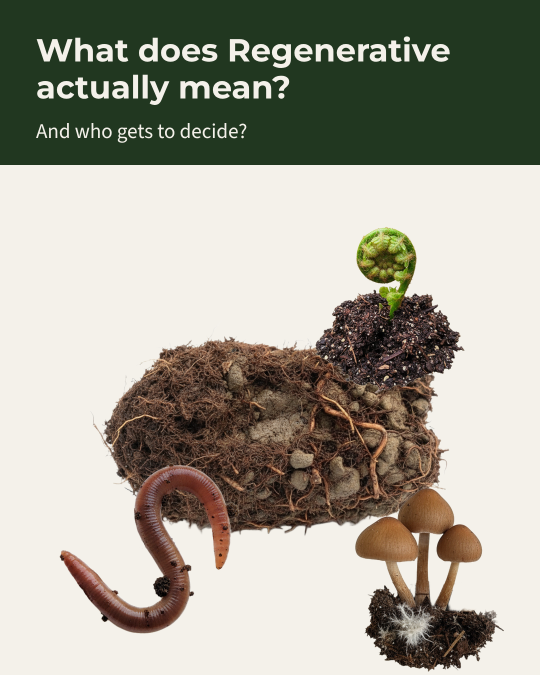
#> input picture social/regenerative-2026-10-15/slide-1.png, 1080 x 1350 px, given in place of sfwlogo-240.png, which was not available (shown at 1/2 size)
$ python variants.py
#> lines starting #> are read from the running program, lines starting #| are printed output that depends on the picture; pictures that were not available may be replaced by others from this repository, and a replacement may not be noted
"""More design options for the Regenerative carousel (B to E), same words. B, C, D have no photos; E has one.

  python3 social/regenerative-2026-10-15/variants.py
    -> option-b/, option-c/, option-d/ (layers, slides.html, slide-N.png, contact-sheet.png, regenerative-option-X-canva.pptx)
    -> options-compare.png (A = the current version, then B, C, D, E)
"""
import os, json, random, subprocess
import numpy as np
from PIL import Image, ImageDraw, ImageFilter

HERE = os.path.dirname(os.path.abspath(__file__))
ROOT = os.path.abspath(os.path.join(HERE, "..", ".."))
SOILC = os.path.join(ROOT, "social", "cutouts-soil"); FLOW = os.path.join(ROOT, "social", "cutouts-flowers")
NEW = os.path.join(ROOT, "img", "new-2026-10")
W, H = 1080, 1350
DEEP, GREEN, LIGHT, CREAM, KRAFT = "#22371F", "#156826", "#59A66C", "#F4F1EA", "#CDB38A"
def rgb(h): return tuple(int(h[i:i + 2], 16) for i in (1, 3, 5))

Q = [("A destination", "or a direction?"), ("A certified status", "or a way of thinking?"),
     ("A premium product,", "or a standard everyone who works the land can reach?")]
HEAD, SMALL1 = "What does Regenerative actually mean?", "And who gets to decide?"
HEAD5, SMALL5 = "Living soil in the hands of every person who works the land.", "What does regenerative mean to you? Tell us in the comments."


def paper(color, seed):
    rng = np.random.default_rng(seed)
    n = rng.normal(0, 1, (H // 4, W // 4)).astype(np.float32)
    n = np.array(Image.fromarray(((n - n.min()) / np.ptp(n) * 255).astype(np.uint8)).resize((W, H), Image.BICUBIC), np.float32) / 255 - .5
    img = np.array(rgb(color), np.float32)[None, None] + n[..., None] * 14 + rng.normal(0, 3, (H, W, 1))
    return Image.fromarray(np.clip(img, 0, 255).astype(np.uint8))


# [28 lines left out: functions ragged, shadow, cover, not called in this run]


def cut(name, w=None, h=None, rot=0, folder=SOILC):
    im = Image.open(os.path.join(folder, name)).convert("RGBA")
    im = im.resize((w, round(im.height * w / im.width)) if w else (round(im.width * h / im.height), h), Image.LANCZOS)
    return im.rotate(rot, expand=True, resample=Image.BICUBIC) if rot else im


# [8 lines left out: function soil_strip, not called in this run]


logo = Image.open(os.path.join(ROOT, "img", "sfwlogo-240.png")).convert("RGBA")
def logo_img(w=150, disc=False):
    l = logo.resize((w, round(w * logo.height / logo.width)), Image.LANCZOS)
    if not disc: return l
    d = round(w * 1.25); o = Image.new("RGBA", (d, d), (0, 0, 0, 0))
    ImageDraw.Draw(o).ellipse((0, 0, d - 1, d - 1), fill=rgb(CREAM) + (255,)); o.alpha_composite(l, ((d - l.width) // 2, (d - l.height) // 2))
    return o


class Deck:
    def __init__(self, key):
        self.key, self.dir = key, os.path.join(HERE, f"option-{key}")
        self.lay = os.path.join(self.dir, "layers"); os.makedirs(self.lay, exist_ok=True)
        self.slides = []

    def slide(self, bg):
        s = dict(n=len(self.slides) + 1, items=[]); self.slides.append(s)
        self.img(s, "background", paper(bg, s["n"] + ord(self.key)), 0, 0, jpg=True)
        return s

    def img(self, s, name, im, x, y, jpg=False, center=False, shade=False):
        if shade:
            im, pad = shadow(im); x -= pad; y -= pad
        if center: x, y = round(x - im.width / 2), round(y - im.height / 2)
        box = (max(0, -x), max(0, -y), min(im.width, W - x), min(im.height, H - y)); im = im.crop(box); x += box[0]; y += box[1]
        fn = f"s{s['n']}-{len(s['items']) + 1:02d}-{name}." + ("jpg" if jpg else "png")
        (im.convert("RGB").save(os.path.join(self.lay, fn), quality=88) if jpg else im.save(os.path.join(self.lay, fn), optimize=True))
        s["items"].append(dict(type="image", name=name, file="layers/" + fn, x=x, y=y, w=im.width, h=im.height))

    def text(self, s, name, runs, x, y, w, h, size, font="Montserrat", weight=700, lh=1.1, align="left"):
        s["items"].append(dict(type="text", name=name, runs=runs, x=x, y=y, w=w, h=h, size=size, font=font, weight=weight, lh=lh, align=align))

    # [43 lines left out: function write, not called in this run]


def build_options():
    # ---------- B. Deep green ground: the whole post on dark green, questions in cream and Light Green ----------
    d = Deck("b")
    s = d.slide(DEEP)
#> in img, `im = im.crop(box)`:
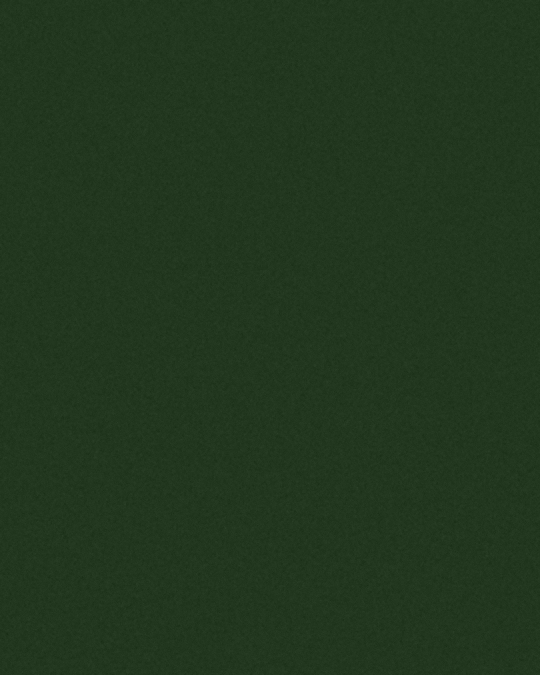
#> im: PIL image 1080x1350 RGB (shown at 1/2 size); mean R, G, B 33.6, 54.6, 30.6
    d.text(s, "headline", [(HEAD, CREAM, False)], 72, 300, 936, 400, 112, lh=1.04)
    d.text(s, "small-line", [(SMALL1, LIGHT, False)], 76, 730, 900, 70, 54, font="Source Sans 3", weight=600)
    d.img(s, "earthworm", cut("earthworm.png", h=380, rot=-35), 840, 1130, center=True)
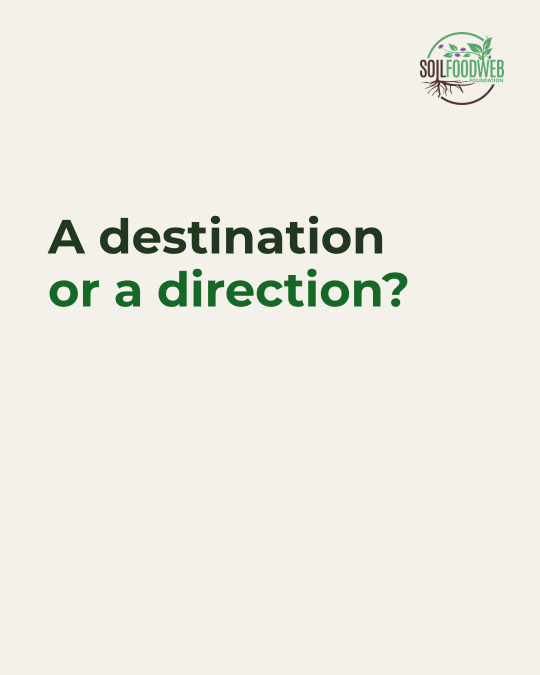
#> input picture social/regenerative-2026-10-15/slide-2.png, 1080 x 1350 px, given in place of earthworm.png, which was not available (shown at 1/2 size)
#> in cut, `return im.rotate(rot, expand=True, resample=Image.BICUBIC) if rot else..`:
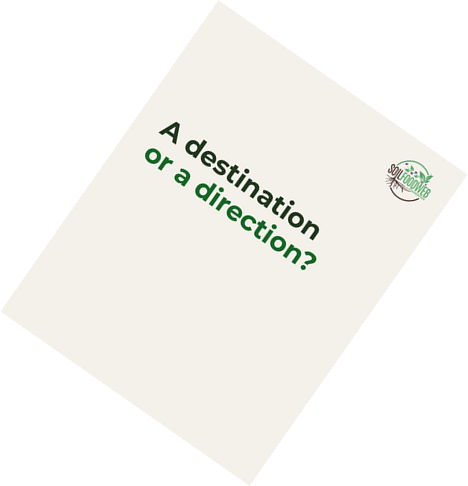
#> returned value: PIL image 468x486 RGBA; mean R, G, B, A 120.5, 119.9, 115.7, 129.5; transparent parts drawn white
#> call 2 of img, with name = 'earthworm', x = 840, y = 1130, jpg = False, center = True, shade = False
#> in img (call 2), `if center: x, y = round(x - im.width / 2), round(y - im.height / 2)`: x = 606; y = 887
#> in img (call 2), `box = (max(0, -x), max(0, -y), min(im.width, W - x), min(im.height, H `: box = (0, 0, 468, 463)
#> in img (call 2), `im = im.crop(box)`:
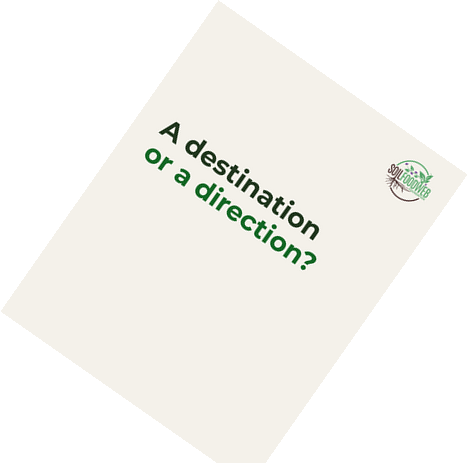
#> im: PIL image 468x463 RGBA; mean R, G, B, A 125.9, 125.2, 120.9, 135.3; transparent parts drawn white
    d.img(s, "fern-fiddlehead", cut("fern-fiddlehead.png", w=280), 230, 1160, center=True)
#> call 2 of cut, with name = 'fern-fiddlehead.png', w = 280, rot = 0, folder = 'social/cutouts-soil'
#> in cut (call 2), `im = im.resize((w, round(im.height * w / im.width)) if w else (round(i..`:
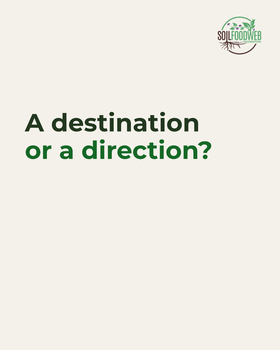
#> im: PIL image 280x350 RGBA; mean R, G, B, A 237.4, 236.1, 228, 255
    for (before, after), item in zip(Q, [("pebbles.png", 260), ("acorns.png", 280), ("moss-clump.png", 300)]):
        s = d.slide(DEEP)
        d.img(s, "logo", logo_img(110, disc=True), W - 72 - 138, 64)
#> in logo_img, `o = Image.new('RGBA', (d, d), (0, 0, 0, 0))`: o: PIL image 138x138 RGBA; every value is 0
#> in logo_img, `ImageDraw.Draw(o).ellipse((0, 0, d - 1, d - 1), fill=rgb(CREAM) + (255`:
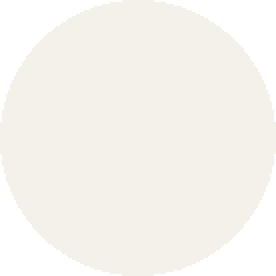
#> o: PIL image 138x138 RGBA (shown 2 times larger); mean R, G, B, A 191.3, 189, 183.5, 199.9; transparent parts drawn white
#> in logo_img, `o.alpha_composite(l, ((d - l.width) // 2, (d - l.height) // 2))`:
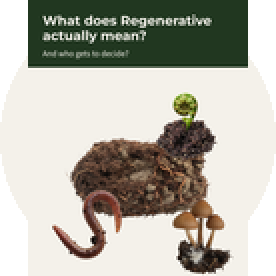
#> o: PIL image 138x138 RGBA (shown 2 times larger); mean R, G, B, A 149.5, 147.6, 136.9, 224.4; transparent parts drawn white
        d.text(s, "question", [(before, CREAM, True), (after, LIGHT, False)], 72, 340, 936, 700, 108, lh=1.06)
        d.img(s, item[0][:-4], cut(item[0], w=item[1]), 200, 1200, center=True)
    s = d.slide(DEEP)
    for nm, f, h_, cx, cy, r in [("poppy", "norfolk-common-poppy.png", 460, 170, 330, -6), ("marigold", "tamil-nadu-marigold.png", 380, 410, 360, 6),
                                 ("paintbrush", "santa-fe-indian-paintbrush.png", 500, 650, 300, -4), ("heliconia", "costa-rica-heliconia.png", 540, 900, 300, 8)]:
        d.img(s, "flower-" + nm, cut(f, h=h_, rot=r, folder=FLOW), cx, cy, center=True)
    d.text(s, "headline", [(HEAD5, CREAM, False)], 72, 720, 936, 330, 80, lh=1.08)
    d.text(s, "small-line", [(SMALL5, LIGHT, False)], 76, 1080, 900, 130, 46, font="Source Sans 3", weight=600, lh=1.25)
    d.img(s, "logo", logo_img(110, disc=True), W - 72 - 138, 1180)
    d.write()

    # ---------- C. The soil line: cream pages standing on a torn cross-section of real soil ----------
    d = Deck("c")
    s = d.slide(CREAM)
    band = Image.new("RGBA", (W, 470), rgb(DEEP) + (255,)); band.putalpha(ragged(W, 470, "b", 31, 12))
    d.img(s, "band", band, 0, 0)
    d.text(s, "headline", [(HEAD, CREAM, False)], 72, 72, 936, 200, 80, lh=1.06)
    d.text(s, "small-line", [(SMALL1, CREAM, False)], 76, 345, 900, 60, 46, font="Source Sans 3")
    d.img(s, "soil-strip", soil_strip(360, 3), 0, H - 360)
    d.img(s, "fern-fiddlehead", cut("fern-fiddlehead.png", w=330), 540, 870, center=True)
    d.img(s, "earthworm", cut("earthworm.png", h=200, rot=-80), 300, 1200, center=True)
    for i, ((before, after), (sprout, sw)) in enumerate(zip(Q, [("moss-clump.png", 300), ("mushrooms.png", 280), ("fern-fiddlehead.png", 230)])):
        s = d.slide(CREAM)
        d.img(s, "logo", logo_img(150), W - 72 - 150, 64)
        d.text(s, "question", [(before, DEEP, True), (after, GREEN, False)], 72, 260, 936, 640, 104, lh=1.06)
        d.img(s, "soil-strip", soil_strip(300, 10 + i), 0, H - 300)
        im = cut(sprout, w=sw); d.img(s, sprout[:-4], im, 820, H - 300 - im.height // 2 + 60, center=True)
    s = d.slide(CREAM)
    band = Image.new("RGBA", (W, 480), rgb(DEEP) + (255,)); band.putalpha(ragged(W, 480, "b", 51, 12))
    d.img(s, "band", band, 0, 0)
    d.text(s, "headline", [(HEAD5, CREAM, False)], 72, 72, 936, 260, 72, lh=1.08)
    d.text(s, "small-line", [(SMALL5, CREAM, False)], 76, 340, 900, 110, 42, font="Source Sans 3", lh=1.25)
    d.img(s, "soil-strip", soil_strip(300, 55), 0, H - 300)
    for nm, f, h_, cx, r in [("poppy", "norfolk-common-poppy.png", 470, 170, -4), ("marigold", "tamil-nadu-marigold.png", 400, 410, 4),
                             ("paintbrush", "santa-fe-indian-paintbrush.png", 520, 650, -3), ("heliconia", "costa-rica-heliconia.png", 520, 900, 5)]:
        im = cut(f, h=h_, rot=r, folder=FLOW); d.img(s, "flower-" + nm, im, cx, H - 300 - im.height // 2 + 40, center=True)
    d.write()

    # ---------- D. Specimen sheet: kraft paper, one soil specimen per page, type on a torn cream label ----------
    d = Deck("d")
    def label(w, h, seed):
        im = Image.new("RGBA", (w, h), rgb(CREAM) + (255,)); m = ragged(w, h, "tb", seed, 9)
        im.putalpha(m); return im
    s = d.slide(KRAFT)
    lab = Image.new("RGBA", (W - 96, 470), rgb(DEEP) + (255,)); lab.putalpha(ragged(W - 96, 470, "tb", 61, 10))
    d.img(s, "band", lab, 48, 70, shade=True)
    d.text(s, "headline", [(HEAD, CREAM, False)], 100, 125, 880, 260, 78, lh=1.04)
    d.text(s, "small-line", [(SMALL1, CREAM, False)], 104, 420, 860, 60, 46, font="Source Sans 3")
    d.img(s, "dark-soil", cut("dark-soil-clump.png", w=720), 540, 980, center=True, shade=True)
    d.img(s, "mushrooms", cut("mushrooms.png", w=260), 860, 1150, center=True)
    for i, ((before, after), (spec, sw, rot)) in enumerate(zip(Q, [("earthworm.png", 520, -20), ("acorns.png", 420, 8), ("fern-fiddlehead.png", 380, 0)])):
        s = d.slide(KRAFT)
        d.img(s, "label", label(W - 96, 720, 70 + i), 48, 100, shade=True)
        d.text(s, "question", [(before, DEEP, True), (after, GREEN, False)], 100, 170, 880, 600, 88, lh=1.06)
        d.img(s, spec[:-4], cut(spec, w=sw, rot=rot), 540, 1090, center=True, shade=True)
        d.img(s, "logo", logo_img(130), 72, H - 72 - 113)
    s = d.slide(KRAFT)
    for nm, f, h_, cx, cy, r in [("poppy", "norfolk-common-poppy.png", 520, 190, 360, -8), ("marigold", "tamil-nadu-marigold.png", 420, 420, 400, 6),
                                 ("paintbrush", "santa-fe-indian-paintbrush.png", 540, 660, 330, -4), ("heliconia", "costa-rica-heliconia.png", 560, 900, 330, 8)]:
        d.img(s, "flower-" + nm, cut(f, h=h_, rot=r, folder=FLOW), cx, cy, center=True, shade=True)
    lab = Image.new("RGBA", (W - 96, 520), rgb(DEEP) + (255,)); lab.putalpha(ragged(W - 96, 520, "tb", 81, 10))
    d.img(s, "band", lab, 48, 760, shade=True)
    d.text(s, "headline", [(HEAD5, CREAM, False)], 100, 830, 880, 260, 70, lh=1.08)
    d.text(s, "small-line", [(SMALL5, CREAM, False)], 104, 1110, 860, 110, 42, font="Source Sans 3", lh=1.25)
    d.write()


    # ---------- E. One photo only: slide 1 is the August 2023 high-five over the compost, the rest is type and cutouts ----------
    d = Deck("e")
    s = d.slide(CREAM)
    ph = Image.open(os.path.join(NEW, "students-high-five-at-compost.jpg")).convert("RGB")   # 2400 x 1350, catalog best for Aug 2023
    cw = round(ph.height * W / H); x0 = round((ph.width - cw) * 0.5)
    d.img(s, "photo-high-five-at-compost", ph.crop((x0, 0, x0 + cw, ph.height)).resize((W, H), Image.LANCZOS), 0, 0, jpg=True)
    band = Image.new("RGBA", (W, 330), rgb(DEEP) + (255,)); d.img(s, "band", band, 0, 0)
    d.text(s, "headline", [(HEAD, CREAM, False)], 72, 64, 936, 160, 64, lh=1.15)
    d.text(s, "small-line", [(SMALL1, CREAM, False)], 72, 236, 936, 56, 42, font="Source Sans 3", lh=1.3)
    for (before, after) in Q:
        s = d.slide(CREAM)
        d.img(s, "logo", logo_img(168), W - 72 - 168, 64)
        d.text(s, "question", [(before, DEEP, True), (after, GREEN, False)], 96, 420, 888, 760, 96, lh=1.1)
    s = d.slide(CREAM)
    for nm, f, h_, cx, cy, r in [("poppy", "norfolk-common-poppy.png", 520, 160, 520, -6), ("marigold", "tamil-nadu-marigold.png", 420, 400, 560, 6),
                                 ("paintbrush", "santa-fe-indian-paintbrush.png", 560, 640, 470, -4), ("heliconia", "costa-rica-heliconia.png", 600, 900, 460, 8)]:
        d.img(s, "flower-" + nm, cut(f, h=h_, rot=r, folder=FLOW), cx, cy, center=True)
    d.img(s, "band", Image.new("RGBA", (W, 440), rgb(DEEP) + (255,)), 0, H - 440)
    d.text(s, "headline", [(HEAD5, CREAM, False)], 72, H - 376, 936, 230, 60, lh=1.15)
    d.text(s, "small-line", [(SMALL5, CREAM, False)], 72, H - 140, 936, 110, 42, font="Source Sans 3", lh=1.3)
    d.write()

    # ---------- side-by-side comparison ----------
    rows = [("A  current", HERE)] + [(f"{k.upper()}  " + n, os.path.join(HERE, f"option-{k}")) for k, n in
                                     [("b", "deep green ground"), ("c", "the soil line"), ("d", "specimen sheet"), ("e", "one photo only")]]
    tw, th, g = 300, 375, 18
    cmp_ = Image.new("RGB", (60 + 5 * (tw + g) + 200, 40 + len(rows) * (th + 60)), (31, 31, 31)); dr = ImageDraw.Draw(cmp_)
    from PIL import ImageFont
    f = ImageFont.truetype("/usr/share/fonts/truetype/dejavu/DejaVuSans-Bold.ttf", 26)
    for r, (lab_, folder) in enumerate(rows):
        y = 30 + r * (th + 60); dr.text((30, y), lab_, font=f, fill=(240, 240, 240))
        for i in range(5):
            im = Image.open(os.path.join(folder, f"slide-{i + 1}.png")).convert("RGB").resize((tw, th), Image.LANCZOS)
            cmp_.paste(im, (30 + i * (tw + g), y + 40))
    cmp_.crop((0, 0, 30 + 5 * (tw + g) + 12, cmp_.height)).save(os.path.join(HERE, "options-compare.png"))
    print("done")


if __name__ == "__main__":
#> (the run stopped early here; a loop or call above may not have finished)
